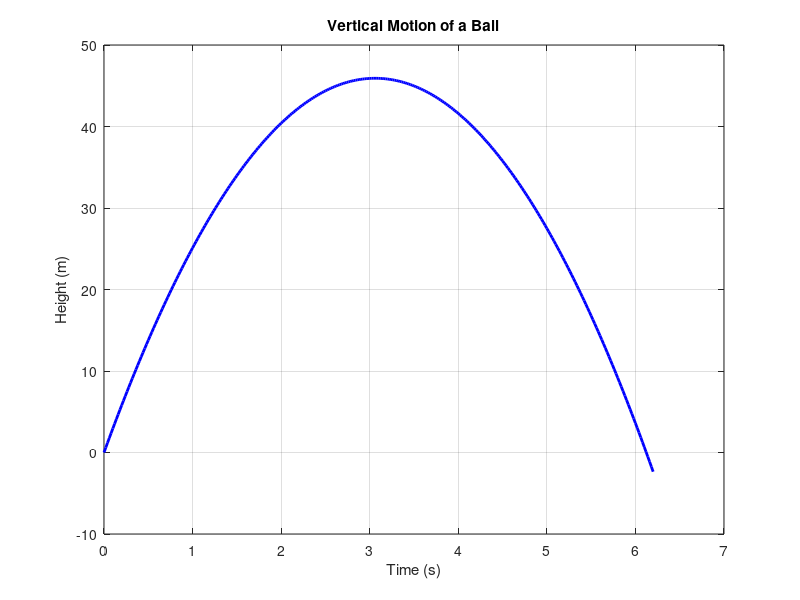
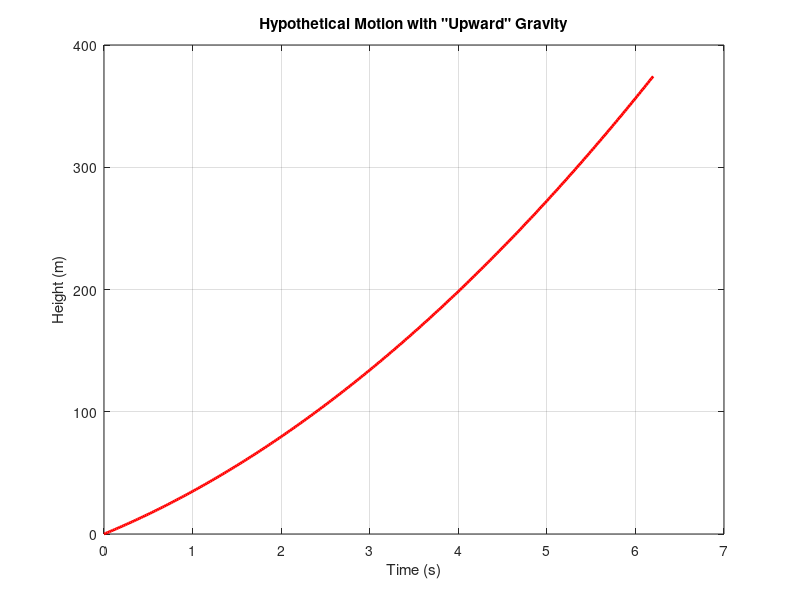

Write the MATLAB code that produced these figures, in order.
% LAB 1: Motion Under Gravity (ELYM316 2025)
% Simulates a ball thrown vertically upwards with initial velocity 30 m/s
% under gravity, plots distance vs. time, and answers key questions.

% Define parameters
v0 = 30;          % Initial velocity (m/s)
g = -9.80;        % Gravitational acceleration (m/s^2), negative for downward
dt = 0.02;        % Time step (s)
t_max = 6.20;     % Maximum time (s)
t = 0:dt:t_max;   % Time array from 0 to 6.20 s

% Calculate height using kinematic equation: y = v0*t + (1/2)*g*t^2
y = v0*t + (1/2)*g*t.^2;

% Plot 1: Vertical motion of the ball
figure;
plot(t, y, 'b-', 'LineWidth', 2); % Blue line with thicker width
title('Vertical Motion of a Ball');
xlabel('Time (s)');
ylabel('Height (m)');
grid on; % Add grid for readability

% Find maximum height and related values
[maximum_height, index] = max(y);
time_at_max = t(index);

% Determine ground impact time
ground_index = find(y < 0, 1);
if ~isempty(ground_index)
    time_to_hit_ground = t(ground_index);
else
    time_to_hit_ground = NaN; % Handle if ball never hits ground
end

% Plot 2: Hypothetical motion with positive gravity
y_positive_g = v0*t + (1/2)*abs(g)*t.^2;
figure;
plot(t, y_positive_g, 'r-', 'LineWidth', 2); % Red line with thicker width
title('Hypothetical Motion with "Upward" Gravity');
xlabel('Time (s)');
ylabel('Height (m)');
grid on;

% Display results in console
fprintf('(i) To what maximum height does the ball rise? %.4f m\n', maximum_height);
fprintf('(ii) What is the index of time at maximum height? %d\n', index);
fprintf('(iii) How long does it take the ball to ascend to maximum height? %.2f s\n', time_at_max);
fprintf('(iv) How long does it take the ball to hit the ground? %.2f s\n', time_to_hit_ground);
fprintf('(v) What happens if the sign for gravitational acceleration is taken as positive? ');
fprintf('The ball rises indefinitely in a parabolic curve.\n');
